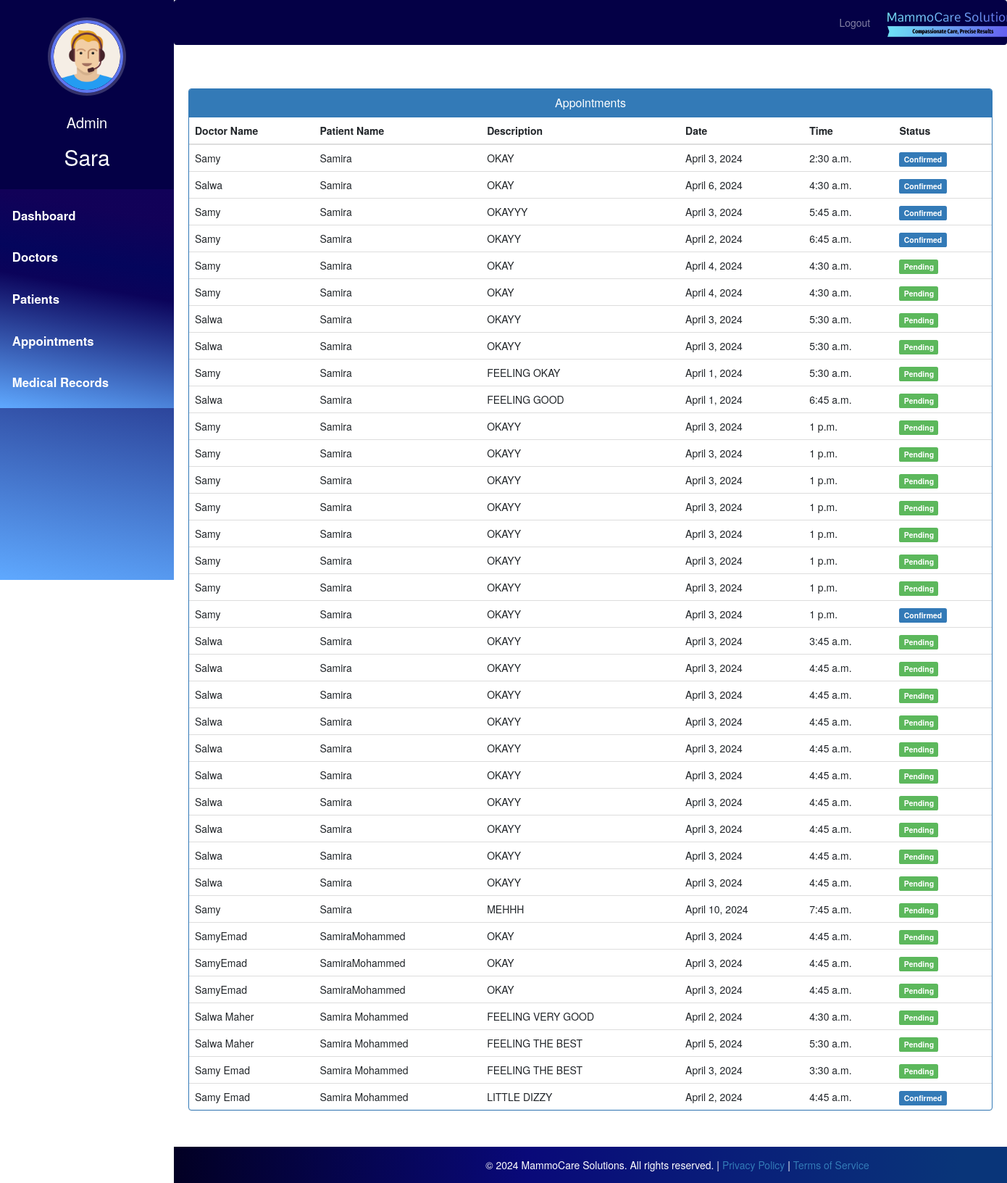
/admin-view-appointment (signed in), run on the app's committed database.
### hospital/models.py (models this page shows)
class Appointment(models.Model):
    patientId=models.PositiveIntegerField(null=True)
    doctorId=models.PositiveIntegerField(null=True)
    patientName=models.CharField(max_length=40,null=True)
    doctorName=models.CharField(max_length=40,null=True)
    appointmentDate=models.DateField(null=False)
    appointmentTime=models.TimeField(null=False)
    description=models.TextField(max_length=500)
    status=models.BooleanField(default=False)

### hospital/views.py (the view)
# urls.py: path('admin-view-appointment', views.admin_view_appointment_view,name='admin-view-appointment'),
@login_required(login_url='adminlogin')
@user_passes_test(is_admin)
def admin_view_appointment_view(request):
    appointments=models.Appointment.objects.all().filter()
    return render(request,'hospital/admin_view_appointment.html',{'appointments':appointments})

### hospital/views.py (called while the page is built)
def is_admin(user):
    return user.groups.filter(name='ADMIN').exists()

### templates/hospital/admin_view_appointment.html (shortened to what this page needs)
{% extends 'hospital/admin_base.html' %}
{% load static %}
{% block content %}
<head>
  <link href="//netdna.bootstrapcdn.com/bootstrap/3.0.0/css/bootstrap.min.css" rel="stylesheet" id="bootstrap-css">
</head>
<div class="container">
  <div class="panel panel-primary">
    <div class="panel-heading">
      <h6 class="panel-title">Appointments</h6>
    </div>
    <table class="table table-hover" id="dev-table">
      <thead>
        <tr>
          <th>Doctor Name</th>
          <th>Patient Name</th>
          <th>Description</th>
          <th>Date</th>
          <th>Time</th>
          <th>Status</th>
        </tr>
      </thead>
      {% for a in appointments %}
      <tr>
        <td>{{a.doctorName}}</td>
        <td>{{a.patientName}}</td>
        <td>{{a.description}}</td>
        <td>{{a.appointmentDate}}</td>
        <td>{{a.appointmentTime}}</td>
        {%if a.status%}
        <td> <span class="label label-primary">Confirmed</span></td>
        {% else %}
        <td> <span class="label label-success">Pending</span></td>
        {% endif %}
      </tr>
      {% endfor %}
    </table>
  </div>
</div>
<div class="footer-container">
  <footer>
    <div class="footer-content">
      <p>
        &copy; 2024 MammoCare Solutions. All rights reserved. | <a href="/privacy_policy">Privacy Policy</a> | <a href="/terms">Terms of Service</a>
      </p>
    </div>
  </footer>
</div>
{% endblock content %}

### templates/hospital/admin_base.html (shortened to what this page needs)
<!DOCTYPE html>
{% load static %}
<html lang="en">
<head>
  <link rel="stylesheet" href="https://stackpath.bootstrapcdn.com/bootstrap/4.3.1/css/bootstrap.min.css">
  <link rel="stylesheet" href="https://maxcdn.bootstrapcdn.com/font-awesome/4.7.0/css/font-awesome.min.css">
  <link rel="stylesheet" href="{% static '/style.css' %}">
</head>
<body>
  <nav class="menu" tabindex="0">
    <header class="avatar">
      <div style="display: inline-block;">
        <img src="{% static "images/adminpropic.png" %}" />
        <br><br>
        <h6 style="color: white; font-size: 20px;">Admin</h6>
      </div>
      <h2>{{ request.user.first_name }}</h2>
    </header>
    <ul>
      <li tabindex="0" class="icon-dashboard"> <a style="color:white; text-decoration:none;" href="/admin-dashboard"><span>Dashboard</span></a> </li>
      <li tabindex="0" class="icon-customers"> <a style="color:white; text-decoration:none;" href="/admin-doctor"><span>Doctors</span></a></li>
      <li tabindex="0" class="icon-users"> <a style="color:white; text-decoration:none;" href="/admin-patient"><span>Patients</span></a></li>
      <li tabindex="0" class="icon-calendar"> <a style="color:white; text-decoration:none;" href="/admin-appointment"><span>Appointments</span></a></li>
      <li tabindex="0" class="icon-calendar"> <a style="color:white; text-decoration:none;" href="/admin-medical-records"><span>Medical Records</span></a></li>
    </ul>
  </nav>
  <main>
    <div class="bs-example">
      <nav class="navbar navbar-expand-md navbar-dark fixed-top" style="background:#040046;">
        <div class="navbar-nav" style=" margin-left: 80%;">
          <a href="/index" class="nav-item nav-link">Logout</a>
        </div>
        <a href="/admin-dashboard" class="navbar-brand">
          <img src="{% static 'images/mammocare-logo.jpeg' %}" alt="Logo" height="40" style="margin-top: -7px;">
        </a>
      </nav>
    </div>
    <br><br>
    {% block content %}
    {% endblock content %}
    <br><br><br><br>
    <footer>
      <br>
      <div class="container">
      </div>
    </footer>
  </main>
</body>
</html>

### static/style.css (style rules this page uses)
body { padding-left: 240px; }
main { position: relative; height: 100vh; }
.menu { background: #5bc995; height: 100vh; width: 240px; position: fixed; top: 0px; left: 0; z-index: 5; outline: none; }
.menu .avatar { background: rgba(0, 0, 0, 0.1); padding: 2em 0.5em; text-align: center; }
.menu .avatar img { width: 100px; border-radius: 50%; overflow: hidden; border: 4px solid #ffea92; box-shadow: 0 0 0 4px rgba(255, 255, 255, 0.2); }
.menu .avatar h2 { font-weight: normal; margin-bottom: 0; }
.menu ul { list-style: none; padding: 0.5em 0; margin: 0; }
.menu ul li { padding: 0.5em 1em 0.5em 3em; font-size: 0.95em; font-weight: regular; background-repeat: no-repeat; background-position: left 15px center; background-size: auto 20px; transition: all 0.15s linear; cursor: pointer; }
.menu ul li.icon-dashboard { background-image: url("http://www.entypo.com/images//gauge.svg"); }
.menu ul li.icon-customers { background-image: url("http://www.entypo.com/images//briefcase.svg"); }
.menu ul li.icon-users { background-image: url("http://www.entypo.com/images//users.svg"); }
.menu ul li.icon-calendar { background-image: url("http://www.entypo.com/images//calendar.svg"); }

### templates/hospital/admin_base.html (style rules this page uses)
a:link { text-decoration: none; }
a { color: white; }
footer { padding: 0px 0px 0px 0px; background-color: black; margin: 0px; }
p { text-align: center; }
body { padding-left: 240px; }
main { position: relative; height: 100vh; }
.menu { background: #03a9f4; height: 100vh; width: 240px; position: fixed; top: 0px; left: 0; z-index: 5; outline: none; }
.menu .avatar { background: rgba(0, 0, 0, 0.1); padding: 2em 0.5em; text-align: center; }
.menu .avatar img { width: 100px; border-radius: 50%; overflow: hidden; border: 4px solid #ffea92; box-shadow: 0 0 0 4px rgba(255, 255, 255, 0.2); }
.menu .avatar h2 { font-weight: normal; margin-bottom: 0; }
.menu ul { list-style: none; padding: 0.5em 0; margin: 0; }
.menu ul li { padding: 0.5em 1em 0.5em 3em; font-size: 0.95em; font-weight: regular; background-repeat: no-repeat; background-position: left 15px center; background-size: auto 20px; transition: all 0.15s linear; cursor: pointer; }
.menu ul li.icon-dashboard { background-image: url("http://www.entypo.com/images//gauge.svg"); }
.menu ul li.icon-customers { background-image: url("http://www.entypo.com/images//briefcase.svg"); }
.menu ul li.icon-users { background-image: url("http://www.entypo.com/images//users.svg"); }
.menu ul li.icon-calendar { background-image: url("http://www.entypo.com/images//calendar.svg"); }
body { padding-left: 240px; margin-top: 50px; }
.menu { background: rgb(2,0,36); background: linear-gradient(10deg, rgba(2,0,36,1) 0%, rgba(95,169,255,1) 0%, rgba(11,3,90,1) 55%, rgba(4,5,92,1) 66%, rgba(18,1,88,0.9568160027682948) 87%); height: 100vh; width: 240px; position: fixed; top: 0px; left: 0; z-index: 5; outline: none; transition: left 0.3s; }
.menu .avatar { background: #040046; padding: 2em 0.5em; text-align: center; }
.menu .avatar img { width: 100px; height: 100px; border-radius: 50%; overflow: hidden; border: 4px solid #5f77f0; box-shadow: 0 0 0 4px rgba(255, 255, 255, 0.2); }
.menu .avatar h2 { font-weight: normal; margin-bottom: 0; color: #fff; margin-top: 10px; }
.menu ul { list-style: none; padding: 0.5em 0; margin: 0; background: rgb(2,0,36); background: linear-gradient(10deg, rgba(2,0,36,1) 0%, rgba(95,169,255,1) 0%, rgba(11,3,90,1) 55%, rgba(4,5,92,1) 66%, rgba(18,1,88,0.9568160027682948) 87%); }
.menu ul li { padding: 1em; font-size: 1.2em; font-weight: bold; transition: background-color 0.3s ease; }
.menu ul li a { color: #fff; text-decoration: none; }
footer { padding: 0px 0px 0px 0px; background: rgb(2, 0, 36); background: linear-gradient(90deg, rgba(2, 0, 36, 1) 0%, rgba(9, 9, 121, 1) 35%, rgba(9, 53, 121, 1) 78%); margin: 0px; position: fixed; bottom: 0; width: 100%; height: 50px; text-align: center; }

### templates/hospital/admin_view_appointment.html (style rules this page uses)
.footer-container { position: fixed; width: 100%; z-index: 1001; }
.footer-content { padding: 10px 0; bottom: 0px; }
footer { padding: 0px 0px; background: rgb(2, 0, 36); background: linear-gradient(90deg, rgba(2, 0, 36, 1) 0%, rgba(9, 9, 121, 1) 35%, rgba(9, 53, 121, 1) 78%); position: fixed; margin: 0px; width: 100%; height: 50px; color: white; z-index: 0; }
footer p { margin: 5px 0; font-size: 14px; }
a:link { text-decoration: none; }
h6 { text-align: center; }

### data on the page
Appointment: doctorName "Samy", patientName "Samira", description "OKAY", appointmentDate "April 3, 2024", appointmentTime "2:30 a.m.", status "Confirmed"
Appointment: doctorName "Salwa", patientName "Samira", description "OKAY", appointmentDate "April 6, 2024", appointmentTime "4:30 a.m.", status "Confirmed"
Appointment: doctorName "Samy", patientName "Samira", description "OKAYYY", appointmentDate "April 3, 2024", appointmentTime "5:45 a.m.", status "Confirmed"
Appointment: doctorName "Samy", patientName "Samira", description "OKAYY", appointmentDate "April 2, 2024", appointmentTime "6:45 a.m.", status "Confirmed"
Appointment: doctorName "Samy", patientName "Samira", description "OKAY", appointmentDate "April 4, 2024", appointmentTime "4:30 a.m.", status "Pending"
Appointment: doctorName "Samy", patientName "Samira", description "OKAY", appointmentDate "April 4, 2024", appointmentTime "4:30 a.m.", status "Pending"
Appointment: doctorName "Salwa", patientName "Samira", description "OKAYY", appointmentDate "April 3, 2024", appointmentTime "5:30 a.m.", status "Pending"
Appointment: doctorName "Salwa", patientName "Samira", description "OKAYY", appointmentDate "April 3, 2024", appointmentTime "5:30 a.m.", status "Pending"
Appointment: doctorName "Samy", patientName "Samira", description "FEELING OKAY", appointmentDate "April 1, 2024", appointmentTime "5:30 a.m.", status "Pending"
Appointment: doctorName "Salwa", patientName "Samira", description "FEELING GOOD", appointmentDate "April 1, 2024", appointmentTime "6:45 a.m.", status "Pending"
Appointment: doctorName "Samy", patientName "Samira", description "OKAYY", appointmentDate "April 3, 2024", appointmentTime "1 p.m.", status "Pending"
Appointment: doctorName "Samy", patientName "Samira", description "OKAYY", appointmentDate "April 3, 2024", appointmentTime "1 p.m.", status "Pending"
Appointment: doctorName "Samy", patientName "Samira", description "OKAYY", appointmentDate "April 3, 2024", appointmentTime "1 p.m.", status "Pending"
Appointment: doctorName "Samy", patientName "Samira", description "OKAYY", appointmentDate "April 3, 2024", appointmentTime "1 p.m.", status "Pending"
Appointment: doctorName "Samy", patientName "Samira", description "OKAYY", appointmentDate "April 3, 2024", appointmentTime "1 p.m.", status "Pending"
Appointment: doctorName "Samy", patientName "Samira", description "OKAYY", appointmentDate "April 3, 2024", appointmentTime "1 p.m.", status "Pending"
Appointment: doctorName "Samy", patientName "Samira", description "OKAYY", appointmentDate "April 3, 2024", appointmentTime "1 p.m.", status "Pending"
Appointment: doctorName "Samy", patientName "Samira", description "OKAYY", appointmentDate "April 3, 2024", appointmentTime "1 p.m.", status "Confirmed"
Appointment: doctorName "Salwa", patientName "Samira", description "OKAYY", appointmentDate "April 3, 2024", appointmentTime "3:45 a.m.", status "Pending"
Appointment: doctorName "Salwa", patientName "Samira", description "OKAYY", appointmentDate "April 3, 2024", appointmentTime "4:45 a.m.", status "Pending"
Appointment: doctorName "Salwa", patientName "Samira", description "OKAYY", appointmentDate "April 3, 2024", appointmentTime "4:45 a.m.", status "Pending"
Appointment: doctorName "Salwa", patientName "Samira", description "OKAYY", appointmentDate "April 3, 2024", appointmentTime "4:45 a.m.", status "Pending"
Appointment: doctorName "Salwa", patientName "Samira", description "OKAYY", appointmentDate "April 3, 2024", appointmentTime "4:45 a.m.", status "Pending"
Appointment: doctorName "Salwa", patientName "Samira", description "OKAYY", appointmentDate "April 3, 2024", appointmentTime "4:45 a.m.", status "Pending"
Appointment: doctorName "Salwa", patientName "Samira", description "OKAYY", appointmentDate "April 3, 2024", appointmentTime "4:45 a.m.", status "Pending"
Appointment: doctorName "Salwa", patientName "Samira", description "OKAYY", appointmentDate "April 3, 2024", appointmentTime "4:45 a.m.", status "Pending"
Appointment: doctorName "Salwa", patientName "Samira", description "OKAYY", appointmentDate "April 3, 2024", appointmentTime "4:45 a.m.", status "Pending"
Appointment: doctorName "Salwa", patientName "Samira", description "OKAYY", appointmentDate "April 3, 2024", appointmentTime "4:45 a.m.", status "Pending"
Appointment: doctorName "Samy", patientName "Samira", description "MEHHH", appointmentDate "April 10, 2024", appointmentTime "7:45 a.m.", status "Pending"
Appointment: doctorName "SamyEmad", patientName "SamiraMohammed", description "OKAY", appointmentDate "April 3, 2024", appointmentTime "4:45 a.m.", status "Pending"
Appointment: doctorName "SamyEmad", patientName "SamiraMohammed", description "OKAY", appointmentDate "April 3, 2024", appointmentTime "4:45 a.m.", status "Pending"
Appointment: doctorName "SamyEmad", patientName "SamiraMohammed", description "OKAY", appointmentDate "April 3, 2024", appointmentTime "4:45 a.m.", status "Pending"
Appointment: doctorName "Salwa Maher", patientName "Samira Mohammed", description "FEELING VERY GOOD", appointmentDate "April 2, 2024", appointmentTime "4:30 a.m.", status "Pending"
Appointment: doctorName "Salwa Maher", patientName "Samira Mohammed", description "FEELING THE BEST", appointmentDate "April 5, 2024", appointmentTime "5:30 a.m.", status "Pending"
Appointment: doctorName "Samy Emad", patientName "Samira Mohammed", description "FEELING THE BEST", appointmentDate "April 3, 2024", appointmentTime "3:30 a.m.", status "Pending"
Appointment: doctorName "Samy Emad", patientName "Samira Mohammed", description "LITTLE DIZZY", appointmentDate "April 2, 2024", appointmentTime "4:45 a.m.", status "Confirmed"

### other printed values
{{ request.user.first_name }} "Sara"
